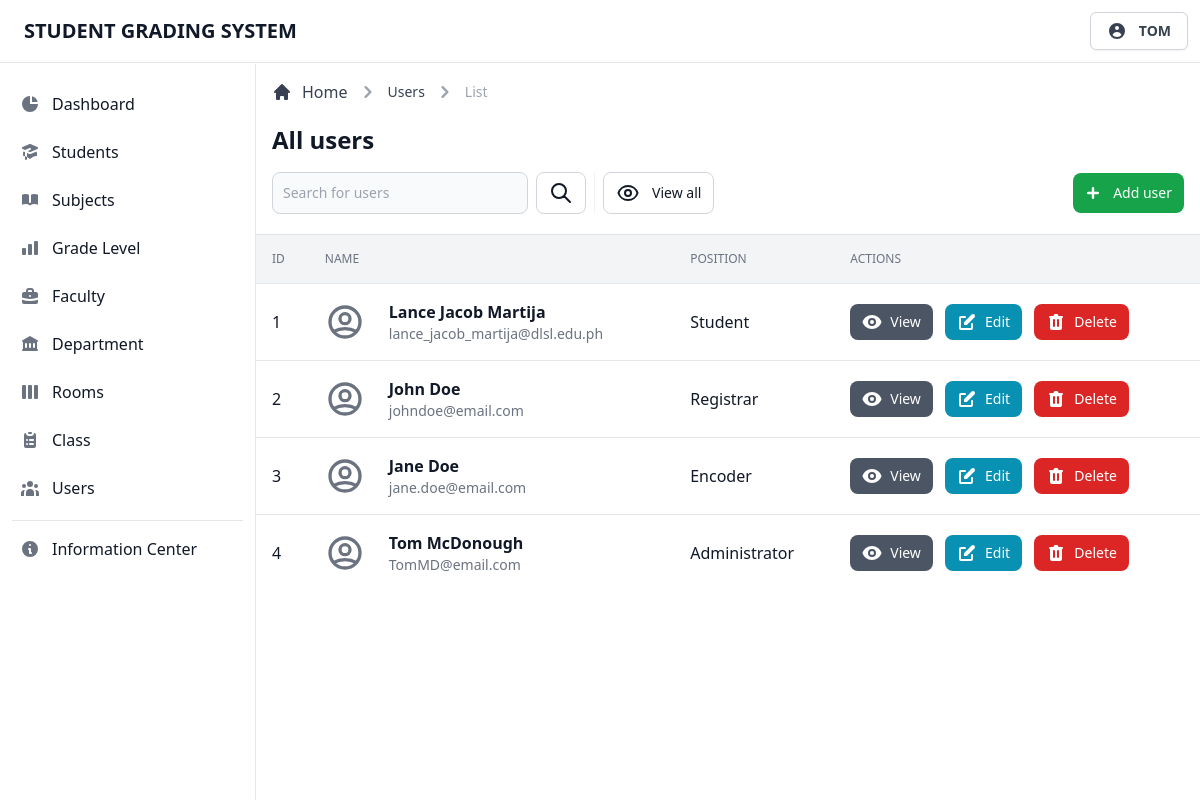
Screenshot of /admin/view/users.php (signed in) with the database file from the repository.
### tables this page shows
CREATE TABLE `tbluseraccounts` (
  `account_id` int(11) NOT NULL,
  `account_firstname` varchar(255) NOT NULL,
  `account_lastname` varchar(255) NOT NULL,
  `account_email` varchar(255) NOT NULL,
  `account_username` varchar(255) NOT NULL,
  `account_password` text NOT NULL,
  `account_type` varchar(255) NOT NULL
);

### admin/database/database.classes.php (called while the page is built)
<?php
class Dbh
{
  private $hostname = 'localhost';
  private $username = 'root';
  private $password = '';
  private $dbname = 'dbgradingsystem';
  public function connect()
  {
    try {
      $dbh = new PDO('mysql:host=' . $this->hostname . ';dbname=' . $this->dbname, $this->username, $this->password);
      return $dbh;
    } catch (PDOException $e) {
      print "Error!: " . $e->getMessage() . "<br>";
      die();
    }
  }
}

### admin/classes/display-data.classes.php (called while the page is built, shortened)
<?php
class DisplayUsers extends Dbh
{
  protected function getUsers()
  {
    $sql = 'SELECT * FROM tbluseraccounts;';
    $stmt = $this->connect()->query($sql);
    $result = 0;
    if (!$stmt) {
      $stmt = null;
      header('Location: ../view/users.php?error=stmtfailed');
      exit;
    } else {
      while ($row = $stmt->fetchAll(PDO::FETCH_ASSOC)) {
        $result = $row;
      }
      return $result;
    }
    return $result;
  }
}

### admin/controller/display-data.contr.php (called while the page is built, shortened)
<?php
class DisplayUsersContr extends DisplayUsers
{
  public function fetchData()
  {
    $result = $this->getUsers();
    return $result;
  }
}

### admin/templates/table/users-table.php (the view, shortened to what this page needs)
<div class="flex flex-col min-w-full overflow-hidden overflow-x-auto align-middle shadow">
  <table class="min-w-full divide-y divide-gray-200 table-fixed">
    <thead class="bg-gray-100">
      <tr>
        <th scope="col" class="p-4 text-xs font-medium text-left text-gray-500 uppercase">
          ID
        </th>
        <th scope="col" class="p-4 text-xs font-medium text-left text-gray-500 uppercase">
          Name
        </th>
        <th scope="col" class="p-4 text-xs font-medium text-left text-gray-500 uppercase">
          Position
        </th>
        <th scope="col" class="p-4 text-xs font-medium text-left text-gray-500 uppercase">
          Actions
        </th>
      </tr>
    </thead>
    <tbody class="bg-white divide-y divide-gray-200 ">
      <?php foreach ($result as $data) : ?>
        <tr class="hover:bg-gray-100 group">
          <td class="p-4 text-base font-normal text-gray-900 whitespace-nowrap">
            <div class="flex items-center">
              <?= $data['account_id']; ?>
            </div>
          </td>
          <td class="flex items-center p-4 mr-12 space-x-6 whitespace-nowrap lg:mr-0">
            <div class="text-sm font-normal text-gray-500">
              <div class="text-base font-semibold text-gray-900 capitalize">
                <?= $data['account_firstname'] . ' ' . $data['account_lastname']; ?>
              </div>
              <div class="text-sm font-normal text-gray-500">
                <?= $data['account_email']; ?>
              </div>
            </div>
          </td>
          <td class="p-4 text-base font-normal text-gray-900 whitespace-nowrap">
            <div class="flex items-center capitalize">
              <?= $data['account_type']; ?>
            </div>
          </td>
          <td class="p-4 space-x-2 whitespace-nowrap">
            <button type="button" data-view-button data-fname="<?= $data['account_firstname']; ?>" data-lname="<?= $data['account_lastname']; ?>" data-email="<?= $data['account_email']; ?>" data-username="<?= $data['account_username']; ?>" data-type="<?= $data['account_type']; ?>" class="inline-flex items-center px-3 py-2 text-sm font-medium text-center text-white bg-gray-600 rounded-lg hover:bg-gray-700 focus:ring-4 focus:ring-gray-200">
              View
            </button>
            <button type="button" data-edit-button data-id="<?= $data['account_id']; ?>" data-fname="<?= $data['account_firstname']; ?>" data-lname="<?= $data['account_lastname']; ?>" data-email="<?= $data['account_email']; ?>" data-username="<?= $data['account_username']; ?>" data-type="<?= $data['account_type']; ?>" class="inline-flex items-center px-3 py-2 text-sm font-medium text-center text-white rounded-lg bg-cyan-600 hover:bg-cyan-700 focus:ring-4 focus:ring-cyan-200">
              Edit
            </button>
            <button type="button" data-id="<?= $data['account_id']; ?>" data-delete-button class="inline-flex items-center px-3 py-2 text-sm font-medium text-center text-white bg-red-600 rounded-lg hover:bg-red-800 focus:ring-4 focus:ring-red-300">
              Delete
            </button>
          </td>
        </tr>
      <?php endforeach; ?>
    </tbody>
  </table>
</div>

### rows the page displays
tbluseraccounts: account_id "1", account_firstname "Lance Jacob", account_lastname "Martija", account_email "lance_jacob_martija@dlsl.edu.ph", account_type "Student"
tbluseraccounts: account_id "2", account_firstname "John", account_lastname "Doe", account_email "johndoe@email.com", account_type "Registrar"
tbluseraccounts: account_id "3", account_firstname "Jane", account_lastname "Doe", account_email "jane.doe@email.com", account_type "Encoder"
tbluseraccounts: account_id "4", account_firstname "Tom", account_lastname "McDonough", account_email "TomMD@email.com", account_type "Administrator"

### other values shown
$user "TOM"
$breadcrumb "Users"
$page "users"
$btn "user"
